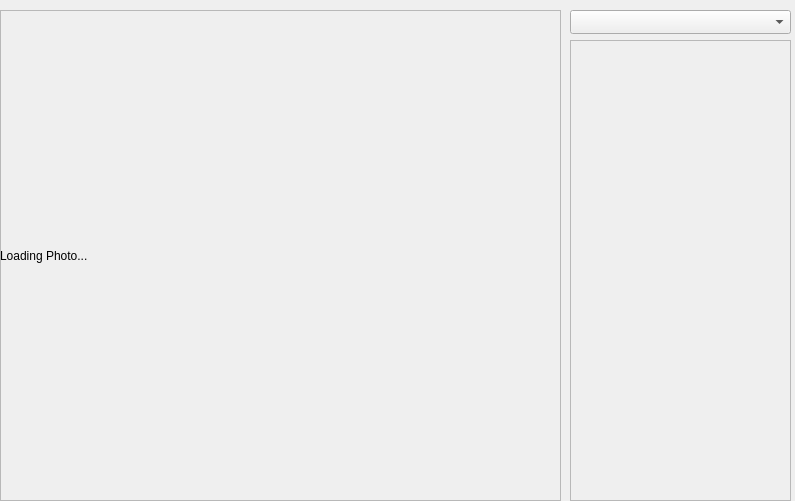
<?xml version="1.0" encoding="UTF-8"?>
<ui version="4.0">
 <class>Form</class>
 <widget class="QWidget" name="Form">
  <property name="geometry">
   <rect>
    <x>0</x>
    <y>0</y>
    <width>795</width>
    <height>501</height>
   </rect>
  </property>
  <property name="windowTitle">
   <string>Form</string>
  </property>
  <widget class="QScrollArea" name="scrollArea">
   <property name="geometry">
    <rect>
     <x>0</x>
     <y>10</y>
     <width>561</width>
     <height>491</height>
    </rect>
   </property>
   <property name="widgetResizable">
    <bool>true</bool>
   </property>
   <widget class="QWidget" name="scrollAreaWidgetContents">
    <property name="geometry">
     <rect>
      <x>0</x>
      <y>0</y>
      <width>559</width>
      <height>489</height>
     </rect>
    </property>
    <widget class="QWidget" name="verticalLayoutWidget_2">
     <property name="geometry">
      <rect>
       <x>-1</x>
       <y>-1</y>
       <width>561</width>
       <height>491</height>
      </rect>
     </property>
     <layout class="QVBoxLayout" name="PhotoELayout">
      <item>
       <widget class="QLabel" name="PhotoELoader">
        <property name="text">
         <string>Loading Photo...</string>
        </property>
       </widget>
      </item>
     </layout>
    </widget>
   </widget>
  </widget>
  <widget class="QComboBox" name="ControllsCombo">
   <property name="geometry">
    <rect>
     <x>570</x>
     <y>10</y>
     <width>221</width>
     <height>24</height>
    </rect>
   </property>
  </widget>
  <widget class="QScrollArea" name="scrollArea_2">
   <property name="geometry">
    <rect>
     <x>570</x>
     <y>40</y>
     <width>221</width>
     <height>461</height>
    </rect>
   </property>
   <property name="widgetResizable">
    <bool>true</bool>
   </property>
   <widget class="QWidget" name="scrollAreaWidgetContents_2">
    <property name="geometry">
     <rect>
      <x>0</x>
      <y>0</y>
      <width>219</width>
      <height>459</height>
     </rect>
    </property>
    <widget class="QWidget" name="verticalLayoutWidget">
     <property name="geometry">
      <rect>
       <x>0</x>
       <y>0</y>
       <width>211</width>
       <height>461</height>
      </rect>
     </property>
     <layout class="QVBoxLayout" name="ControllsLayout"/>
    </widget>
   </widget>
  </widget>
 </widget>
 <resources/>
 <connections/>
</ui>
